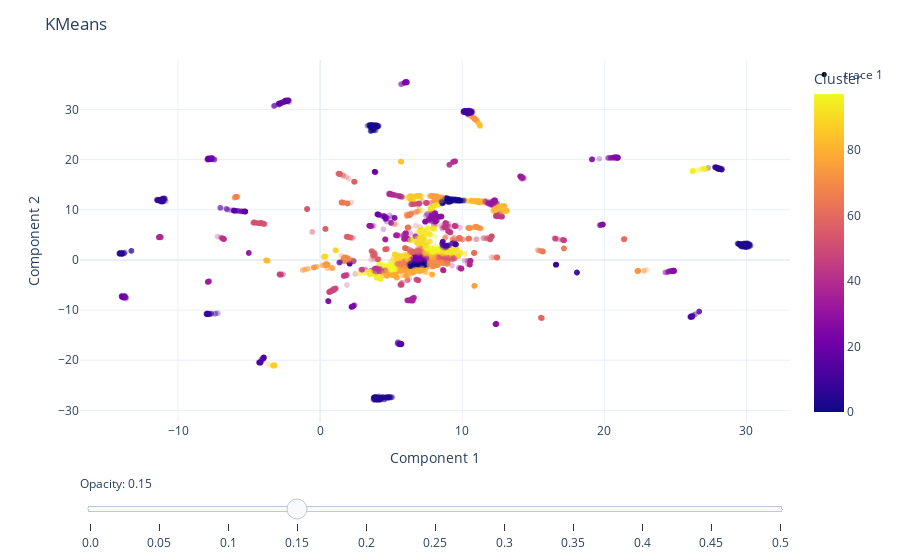

Write notebook code for a chart like this one.
### Code cell
# Plot the training points
fig = px.scatter(
    data_frame = train_df,
    x = "Component 1",
    y = "Component 2",
    color = "Cluster",
    hover_data = ["taxon_id", "Target"],
    opacity = 0.3
) 

# Add the test points as a scatter trace
fig.add_trace(
    go.Scatter(
        x=test_df["Component 1"],  # x coordinates
        y=test_df["Component 2"],  # y coordinates
        mode='markers',
        marker=dict(
            color='black',  
            size=5,  
            opacity=1.0 
        ),
        text=test_df["Target"]  # marker hover text
    )
)

# Opacity slider
steps = []
for i in range(11):  # 0 to 1 in steps of 0.1
    step = dict(
        method="restyle",
        args=[{"marker.opacity": [i/20]}, [0]],  # Adjust opacity of the first trace only
        label=str(i/20)
    )
    steps.append(step)
sliders = [dict(
    active=3,  # initial value corresponding to opacity=0.3
    currentvalue={"prefix": "Opacity: "},
    pad={"t": 50},
    steps=steps
)]

fig.update_layout(
    sliders=sliders,
    title="KMeans",
    template="plotly_white"
)

fig.show()

### Figure 1 — Plotly figure (JSON) as saved in the notebook; plotly's stock layout.template omitted (floating-point values rounded to 4 significant figures; data arrays with more than 128 entries replaced by an {"elided": "..."} marker saying what was removed)
{"data": [{"customdata": {"elided": "8432x2 mixed values"}, "hovertemplate": "Component 1=%{x}<br>Component 2=%{y}<br>taxon_id=%{customdata[0]}<br>Target=%{customdata[1]}<br>Cluster=%{marker.color}<extra></extra>", "legendgroup": "", "marker": {"color": {"elided": "8432 int values"}, "coloraxis": "coloraxis", "opacity": 0.3, "symbol": "circle"}, "mode": "markers", "name": "", "showlegend": false, "type": "scattergl", "x": {"elided": "8432 float values"}, "xaxis": "x", "y": {"elided": "8432 float values"}, "yaxis": "y"}, {"marker": {"color": "black", "opacity": 1, "size": 5}, "mode": "markers", "text": ["unknown", "unknown", "unknown", "unknown", "unknown", "unknown", "unknown", "unknown", "unknown", "unknown", "unknown", "unknown", "unknown", "unknown", "unknown", "unknown", "unknown", "unknown", "unknown", "unknown", "unknown", "unknown", "unknown"], "type": "scatter", "x": [6.791, 6.926, 7.118, 7.616, 6.878, 7.036, 7.27, 7.329, 6.64, 7.428, 6.728, 6.678, 5.668, 7.345, 7.683, 7.097, 7.603, 6.822, 7.564, 7.162, 7.289, 8.029, 6.754], "y": [-1.248, -1.91, -0.7006, -0.8456, -0.9918, -1.47, -0.557, -0.4886, -1.856, -0.4793, -1.008, -1.904, -2.167, -0.6158, -0.03728, -1.851, -0.4587, -1.738, 0.1894, -0.7025, -0.9852, -1.107, -1.782]}], "layout": {"coloraxis": {"colorbar": {"title": {"text": "Cluster"}}, "colorscale": [[0, "#0d0887"], [0.1111, "#46039f"], [0.2222, "#7201a8"], [0.3333, "#9c179e"], [0.4444, "#bd3786"], [0.5556, "#d8576b"], [0.6667, "#ed7953"], [0.7778, "#fb9f3a"], [0.8889, "#fdca26"], [1, "#f0f921"]]}, "legend": {"tracegroupgap": 0}, "margin": {"t": 60}, "sliders": [{"active": 3, "currentvalue": {"prefix": "Opacity: "}, "pad": {"t": 50}, "steps": [{"args": [{"marker.opacity": [0]}, [0]], "label": "0.0", "method": "restyle"}, {"args": [{"marker.opacity": [0.05]}, [0]], "label": "0.05", "method": "restyle"}, {"args": [{"marker.opacity": [0.1]}, [0]], "label": "0.1", "method": "restyle"}, {"args": [{"marker.opacity": [0.15]}, [0]], "label": "0.15", "method": "restyle"}, {"args": [{"marker.opacity": [0.2]}, [0]], "label": "0.2", "method": "restyle"}, {"args": [{"marker.opacity": [0.25]}, [0]], "label": "0.25", "method": "restyle"}, {"args": [{"marker.opacity": [0.3]}, [0]], "label": "0.3", "method": "restyle"}, {"args": [{"marker.opacity": [0.35]}, [0]], "label": "0.35", "method": "restyle"}, {"args": [{"marker.opacity": [0.4]}, [0]], "label": "0.4", "method": "restyle"}, {"args": [{"marker.opacity": [0.45]}, [0]], "label": "0.45", "method": "restyle"}, {"args": [{"marker.opacity": [0.5]}, [0]], "label": "0.5", "method": "restyle"}]}], "title": {"text": "KMeans"}, "xaxis": {"anchor": "y", "domain": [0, 1], "title": {"text": "Component 1"}}, "yaxis": {"anchor": "x", "domain": [0, 1], "title": {"text": "Component 2"}}}}
